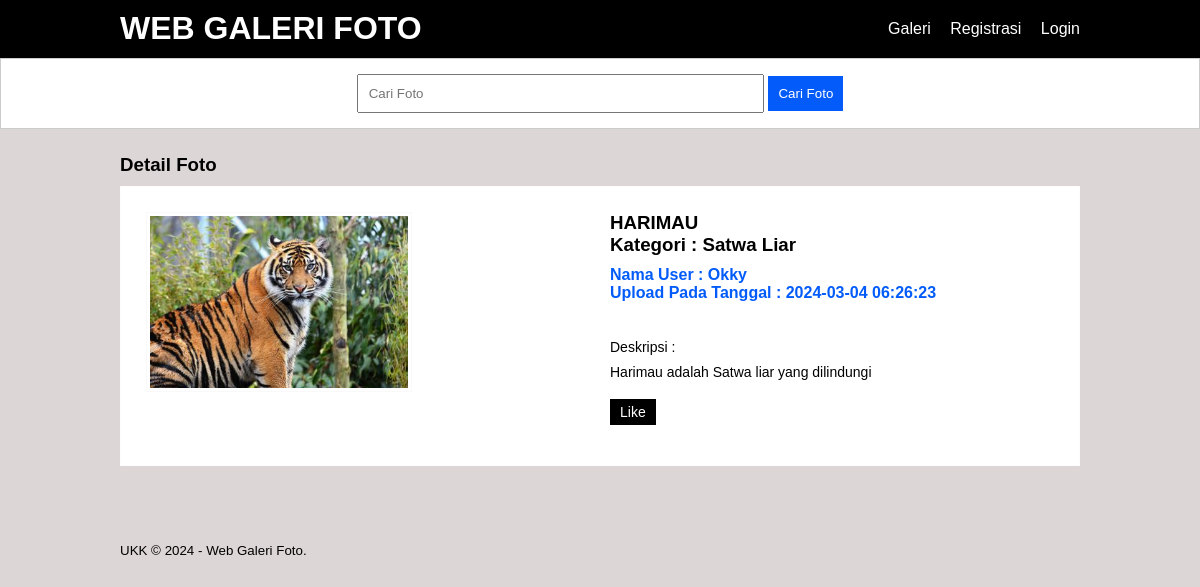
The page /detail-image.php?id=43 on the database its author committed.
### tables this page shows
CREATE TABLE `tb_image` (
  `image_id` int(11) NOT NULL,
  `category_id` int(11) NOT NULL,
  `category_name` varchar(100) NOT NULL,
  `admin_id` int(11) NOT NULL,
  `admin_name` varchar(100) NOT NULL,
  `image_name` varchar(100) NOT NULL,
  `image_description` text NOT NULL,
  `image` varchar(100) NOT NULL,
  `image_status` tinyint(1) NOT NULL,
  `date_created` timestamp NOT NULL DEFAULT current_timestamp() ON UPDATE current_timestamp()
);

### detail-image.php (the view, shortened to what this page needs)
<?php
    include 'db.php';
	$produk = mysqli_query($conn, "SELECT * FROM tb_image WHERE image_id = '".$_GET['id']."' ");
	$p = mysqli_fetch_object($produk);
?>
<!DOCTYPE html>
<head>
<link rel="stylesheet" type="text/css" href="css/style.css">
</head>
<body>
    <header>
        <div class="container">
        <h1><a href="index.php">WEB GALERI FOTO</a></h1>
        <ul>
            <li><a href="galeri.php">Galeri</a></li>
           <li><a href="registrasi.php">Registrasi</a></li>
           <li><a href="login.php">Login</a></li>
        </ul>
        </div>
    </header>
    <div class="search">
        <div class="container">
            <form action="galeri.php">
                <input type="text" name="search" placeholder="Cari Foto" value="<?php echo $_GET['search'] ?>" />
                <input type="submit" name="cari" value="Cari Foto" />
            </form>
        </div>
    </div>
    <div class="section">
        <div class="container">
             <h3>Detail Foto</h3>
            <div class="box">
                <div class="col-2">
                   <img src="foto/<?php echo $p->image ?>" width="60%" />
                </div>
                <div class="col-2">
                   <h3><?php echo $p->image_name?>
                   <br>Kategori : <?php echo $p->category_name ?></h3>
                   <h4>Nama User : <?php echo $p->admin_name ?>
                   <br>Upload Pada Tanggal : <?php echo $p->date_created  ?></h4></br>
                   <p>Deskripsi :</br>
                   <?php echo $p->image_description ?>
                </p>
                <p><a href="like.php"class="btn">Like</a></p>
                </div>
            </div>
        </div>
    </div>
    <footer>
        <div class="container">
            <small>UKK &copy; 2024 - Web Galeri Foto.</small>
        </div>
    </footer>
</body>
</html>

### css/style.css (style rules this page uses)
* { padding:0; margin:0; font-family:'Quicksand', sans-serif; }
body { background-color:#ddd6d6; }
a { color: inherit; text-decoration:none; }
.btn { padding:5px 10px; background-color: #000000; color: #ffffff; border:none; cursor: pointer; }
header { background-color: #000000; color: #ffffff; }
header h1 { float:left; padding:10px 0; }
header ul { float:right; }
header ul li { display:inline-block; }
header ul li a { padding:20px 0 20px 15px; display: inline-block; }
footer { padding:25px 0; }
.container { width: 80%; margin: 0 auto; }
.container:after { content:''; display: block; clear:both; }
.section { padding:25px 0; }
.box { background-color: #ffffff; border:1px solid #fdfdfd; padding:15px; box-sizing: border-box; margin:10px 0 25px 0; }
.box:after { content: ''; display: block; clear: both; }
.search { padding:15px 0; background-color: #fff; border:1px solid #ccc; text-align: center; }
.search input[type=text] { width: 40%; padding:10px; }
.search input[type=submit] { padding:10px 10px; background-color: #035CF9; color: #fff; border:none; cursor:pointer; }
.col-2 { width: 50%; min-height: 200px; padding:10px; box-sizing: border-box; float: left; }
.col-2 img { border:1px solid #f9f9f9; padding:3px; box-sizing: border-box; }
.col-2 h3 { margin-bottom: 10px; }
.col-2 h4 { color: #035CF9; }
.col-2 p { margin:15px 0; text-align: justify; line-height: 25px; font-size: 14px; }

### rows shown on the page
tb_image: image (picture), image_name "HARIMAU", category_name "Satwa Liar", admin_name "Okky", date_created "2024-03-04 06:26:23", image_description "Harimau adalah Satwa liar yang dilindungi"
